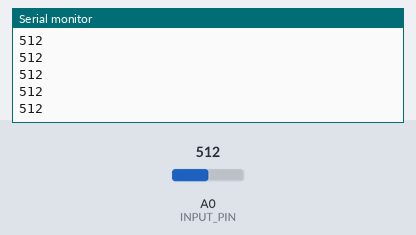
A sketch run on a simulated Arduino Uno, built with avr-gcc and run on an emulated ATmega328P. Shown: the last lines printed to the serial monitor. Inputs (shaded band) come from the test bench; at power-on: A0 (INPUT_PIN) = 512.

Above: at 1.2 s.
1.3 s: A0 (INPUT_PIN) set to 716
At 2.2 s:
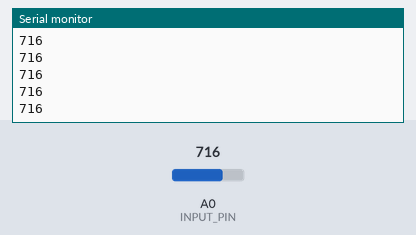
2.8 s: A0 (INPUT_PIN) set to 900
At 3.8 s:
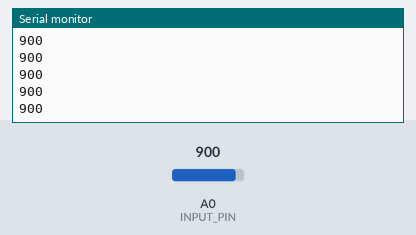
Timing chart, 0 to 5.8 s (numbered marks = the images above; inputs shaded):
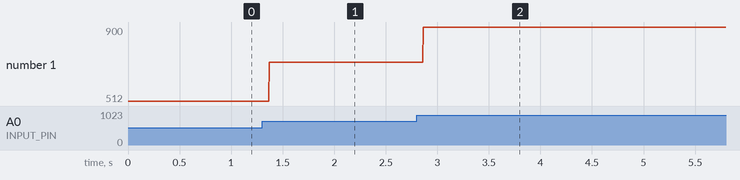

The sketch:

Communication.ino
```cpp
int const INPUT_PIN = A0; //the input pin to measure the voltage at the potentiometer
void setup() {
  // put your setup code here, to run once:
  pinMode(A0, INPUT);
  Serial.begin(9600); //initiate the communication at 9600 bits

}

void loop() {
  // put your main code here, to run repeatedly:
  int vol = analogRead(A0); //read the voltage at A0
  Serial.println(vol);
  delay(2); //stablize the ADC after the last reading
}
```

Measured:
- after the input at 1.3 s, the serial monitor: prints a new line after 0.07 s (image 1)
- after the input at 2.8 s, the serial monitor: prints a new line after 0.07 s (image 2)
- plotted number 1: 512 → 716 after the input at 1.3 s, 716 → 900 after the input at 2.8 s
